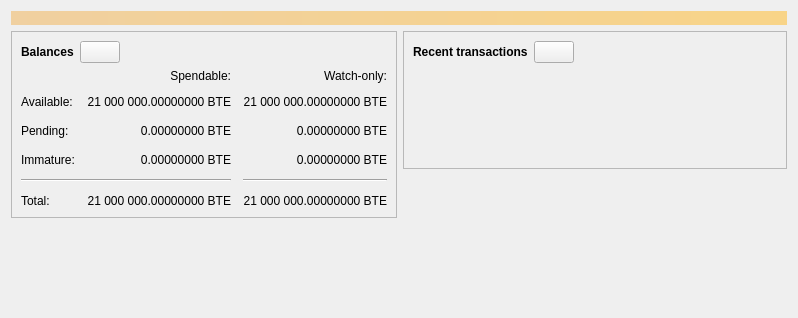
<?xml version="1.0" encoding="UTF-8"?>
<ui version="4.0">
 <class>OverviewPage</class>
 <widget class="QWidget" name="OverviewPage">
  <property name="geometry">
   <rect>
    <x>0</x>
    <y>0</y>
    <width>798</width>
    <height>318</height>
   </rect>
  </property>
  <property name="windowTitle">
   <string>Form</string>
  </property>
  <layout class="QVBoxLayout" name="topLayout">
   <item>
    <widget class="QLabel" name="labelAlerts">
     <property name="visible">
      <bool>false</bool>
     </property>
     <property name="styleSheet">
      <string notr="true">QLabel { background-color: qlineargradient(x1: 0, y1: 0, x2: 1, y2: 0, stop:0 #F0D0A0, stop:1 #F8D488); color:#000000; }</string>
     </property>
     <property name="wordWrap">
      <bool>true</bool>
     </property>
     <property name="margin">
      <number>3</number>
     </property>
     <property name="textInteractionFlags">
      <set>Qt::TextSelectableByMouse</set>
     </property>
    </widget>
   </item>
   <item>
    <layout class="QHBoxLayout" name="horizontalLayout" stretch="1,1">
     <item>
      <layout class="QVBoxLayout" name="verticalLayout_2">
       <item>
        <widget class="QFrame" name="frame">
         <property name="frameShape">
          <enum>QFrame::StyledPanel</enum>
         </property>
         <property name="frameShadow">
          <enum>QFrame::Raised</enum>
         </property>
         <layout class="QVBoxLayout" name="verticalLayout_4">
          <item>
           <layout class="QHBoxLayout" name="horizontalLayout_4">
            <item>
             <widget class="QLabel" name="label_5">
              <property name="font">
               <font>
                <weight>75</weight>
                <bold>true</bold>
               </font>
              </property>
              <property name="text">
               <string>Balances</string>
              </property>
             </widget>
            </item>
            <item>
             <widget class="QPushButton" name="labelWalletStatus">
              <property name="enabled">
               <bool>true</bool>
              </property>
              <property name="maximumSize">
               <size>
                <width>45</width>
                <height>16777215</height>
               </size>
              </property>
              <property name="toolTip">
               <string>The displayed information may be out of date. Your wallet automatically synchronizes with the Bitcoin network after a connection is established, but this process has not completed yet.</string>
              </property>
              <property name="text">
               <string/>
              </property>
              <property name="icon">
               <iconset resource="../bitcoin.qrc">
                <normaloff>:/icons/warning</normaloff>
                <disabledoff>:/icons/warning</disabledoff>:/icons/warning</iconset>
              </property>
              <property name="iconSize">
               <size>
                <width>24</width>
                <height>24</height>
               </size>
              </property>
             </widget>
            </item>
            <item>
             <spacer name="horizontalSpacer_3">
              <property name="orientation">
               <enum>Qt::Horizontal</enum>
              </property>
              <property name="sizeHint" stdset="0">
               <size>
                <width>40</width>
                <height>20</height>
               </size>
              </property>
             </spacer>
            </item>
           </layout>
          </item>
          <item>
           <layout class="QGridLayout" name="gridLayout">
            <property name="spacing">
             <number>12</number>
            </property>
            <item row="2" column="2">
             <widget class="QLabel" name="labelWatchPending">
              <property name="cursor">
               <cursorShape>IBeamCursor</cursorShape>
              </property>
              <property name="toolTip">
               <string>Unconfirmed transactions to watch-only addresses</string>
              </property>
              <property name="text">
               <string notr="true">0.00000000 BTE</string>
              </property>
              <property name="alignment">
               <set>Qt::AlignRight|Qt::AlignTrailing|Qt::AlignVCenter</set>
              </property>
              <property name="textInteractionFlags">
               <set>Qt::LinksAccessibleByMouse|Qt::TextSelectableByKeyboard|Qt::TextSelectableByMouse</set>
              </property>
             </widget>
            </item>
            <item row="2" column="1">
             <widget class="QLabel" name="labelUnconfirmed">
              <property name="cursor">
               <cursorShape>IBeamCursor</cursorShape>
              </property>
              <property name="toolTip">
               <string>Total of transactions that have yet to be confirmed, and do not yet count toward the spendable balance</string>
              </property>
              <property name="text">
               <string notr="true">0.00000000 BTE</string>
              </property>
              <property name="alignment">
               <set>Qt::AlignRight|Qt::AlignTrailing|Qt::AlignVCenter</set>
              </property>
              <property name="textInteractionFlags">
               <set>Qt::LinksAccessibleByMouse|Qt::TextSelectableByKeyboard|Qt::TextSelectableByMouse</set>
              </property>
             </widget>
            </item>
            <item row="3" column="2">
             <widget class="QLabel" name="labelWatchImmature">
              <property name="cursor">
               <cursorShape>IBeamCursor</cursorShape>
              </property>
              <property name="toolTip">
               <string>Mined balance in watch-only addresses that has not yet matured</string>
              </property>
              <property name="text">
               <string notr="true">0.00000000 BTE</string>
              </property>
              <property name="alignment">
               <set>Qt::AlignRight|Qt::AlignTrailing|Qt::AlignVCenter</set>
              </property>
              <property name="textInteractionFlags">
               <set>Qt::LinksAccessibleByMouse|Qt::TextSelectableByKeyboard|Qt::TextSelectableByMouse</set>
              </property>
             </widget>
            </item>
            <item row="4" column="0" colspan="2">
             <widget class="Line" name="line">
              <property name="orientation">
               <enum>Qt::Horizontal</enum>
              </property>
             </widget>
            </item>
            <item row="4" column="2">
             <widget class="Line" name="lineWatchBalance">
              <property name="sizePolicy">
               <sizepolicy hsizetype="Preferred" vsizetype="Fixed">
                <horstretch>0</horstretch>
                <verstretch>0</verstretch>
               </sizepolicy>
              </property>
              <property name="minimumSize">
               <size>
                <width>140</width>
                <height>0</height>
               </size>
              </property>
              <property name="orientation">
               <enum>Qt::Horizontal</enum>
              </property>
             </widget>
            </item>
            <item row="5" column="0">
             <widget class="QLabel" name="labelTotalText">
              <property name="text">
               <string>Total:</string>
              </property>
             </widget>
            </item>
            <item row="3" column="1">
             <widget class="QLabel" name="labelImmature">
              <property name="cursor">
               <cursorShape>IBeamCursor</cursorShape>
              </property>
              <property name="toolTip">
               <string>Mined balance that has not yet matured</string>
              </property>
              <property name="text">
               <string notr="true">0.00000000 BTE</string>
              </property>
              <property name="alignment">
               <set>Qt::AlignRight|Qt::AlignTrailing|Qt::AlignVCenter</set>
              </property>
              <property name="textInteractionFlags">
               <set>Qt::LinksAccessibleByMouse|Qt::TextSelectableByKeyboard|Qt::TextSelectableByMouse</set>
              </property>
             </widget>
            </item>
            <item row="2" column="3">
             <spacer name="horizontalSpacer_2">
              <property name="orientation">
               <enum>Qt::Horizontal</enum>
              </property>
              <property name="sizeHint" stdset="0">
               <size>
                <width>40</width>
                <height>20</height>
               </size>
              </property>
             </spacer>
            </item>
            <item row="3" column="0">
             <widget class="QLabel" name="labelImmatureText">
              <property name="text">
               <string>Immature:</string>
              </property>
             </widget>
            </item>
            <item row="5" column="1">
             <widget class="QLabel" name="labelTotal">
              <property name="cursor">
               <cursorShape>IBeamCursor</cursorShape>
              </property>
              <property name="toolTip">
               <string>Your current total balance</string>
              </property>
              <property name="text">
               <string notr="true">21 000 000.00000000 BTE</string>
              </property>
              <property name="alignment">
               <set>Qt::AlignRight|Qt::AlignTrailing|Qt::AlignVCenter</set>
              </property>
              <property name="textInteractionFlags">
               <set>Qt::LinksAccessibleByMouse|Qt::TextSelectableByKeyboard|Qt::TextSelectableByMouse</set>
              </property>
             </widget>
            </item>
            <item row="5" column="2">
             <widget class="QLabel" name="labelWatchTotal">
              <property name="cursor">
               <cursorShape>IBeamCursor</cursorShape>
              </property>
              <property name="toolTip">
               <string>Current total balance in watch-only addresses</string>
              </property>
              <property name="text">
               <string notr="true">21 000 000.00000000 BTE</string>
              </property>
              <property name="alignment">
               <set>Qt::AlignRight|Qt::AlignTrailing|Qt::AlignVCenter</set>
              </property>
              <property name="textInteractionFlags">
               <set>Qt::LinksAccessibleByMouse|Qt::TextSelectableByKeyboard|Qt::TextSelectableByMouse</set>
              </property>
             </widget>
            </item>
            <item row="0" column="2">
             <widget class="QLabel" name="labelWatchonly">
              <property name="text">
               <string>Watch-only:</string>
              </property>
              <property name="alignment">
               <set>Qt::AlignRight|Qt::AlignTrailing|Qt::AlignVCenter</set>
              </property>
             </widget>
            </item>
            <item row="1" column="0">
             <widget class="QLabel" name="labelBalanceText">
              <property name="text">
               <string>Available:</string>
              </property>
             </widget>
            </item>
            <item row="1" column="1">
             <widget class="QLabel" name="labelBalance">
              <property name="cursor">
               <cursorShape>IBeamCursor</cursorShape>
              </property>
              <property name="toolTip">
               <string>Your current spendable balance</string>
              </property>
              <property name="text">
               <string notr="true">21 000 000.00000000 BTE</string>
              </property>
              <property name="alignment">
               <set>Qt::AlignRight|Qt::AlignTrailing|Qt::AlignVCenter</set>
              </property>
              <property name="textInteractionFlags">
               <set>Qt::LinksAccessibleByMouse|Qt::TextSelectableByKeyboard|Qt::TextSelectableByMouse</set>
              </property>
             </widget>
            </item>
            <item row="1" column="2">
             <widget class="QLabel" name="labelWatchAvailable">
              <property name="cursor">
               <cursorShape>IBeamCursor</cursorShape>
              </property>
              <property name="toolTip">
               <string>Your current balance in watch-only addresses</string>
              </property>
              <property name="text">
               <string notr="true">21 000 000.00000000 BTE</string>
              </property>
              <property name="alignment">
               <set>Qt::AlignRight|Qt::AlignTrailing|Qt::AlignVCenter</set>
              </property>
              <property name="textInteractionFlags">
               <set>Qt::LinksAccessibleByMouse|Qt::TextSelectableByKeyboard|Qt::TextSelectableByMouse</set>
              </property>
             </widget>
            </item>
            <item row="2" column="0">
             <widget class="QLabel" name="labelPendingText">
              <property name="text">
               <string>Pending:</string>
              </property>
             </widget>
            </item>
            <item row="0" column="1">
             <widget class="QLabel" name="labelSpendable">
              <property name="text">
               <string>Spendable:</string>
              </property>
              <property name="alignment">
               <set>Qt::AlignRight|Qt::AlignTrailing|Qt::AlignVCenter</set>
              </property>
             </widget>
            </item>
           </layout>
          </item>
         </layout>
        </widget>
       </item>
       <item>
        <spacer name="verticalSpacer">
         <property name="orientation">
          <enum>Qt::Vertical</enum>
         </property>
         <property name="sizeHint" stdset="0">
          <size>
           <width>20</width>
           <height>40</height>
          </size>
         </property>
        </spacer>
       </item>
      </layout>
     </item>
     <item>
      <layout class="QVBoxLayout" name="verticalLayout_3">
       <item>
        <widget class="QFrame" name="frame_2">
         <property name="frameShape">
          <enum>QFrame::StyledPanel</enum>
         </property>
         <property name="frameShadow">
          <enum>QFrame::Raised</enum>
         </property>
         <layout class="QVBoxLayout" name="verticalLayout">
          <item>
           <layout class="QHBoxLayout" name="horizontalLayout_2">
            <item>
             <widget class="QLabel" name="label_4">
              <property name="font">
               <font>
                <weight>75</weight>
                <bold>true</bold>
               </font>
              </property>
              <property name="text">
               <string>Recent transactions</string>
              </property>
             </widget>
            </item>
            <item>
             <widget class="QPushButton" name="labelTransactionsStatus">
              <property name="enabled">
               <bool>true</bool>
              </property>
              <property name="maximumSize">
               <size>
                <width>45</width>
                <height>16777215</height>
               </size>
              </property>
              <property name="toolTip">
               <string>The displayed information may be out of date. Your wallet automatically synchronizes with the Bytecoin network after a connection is established, but this process has not completed yet.</string>
              </property>
              <property name="text">
               <string/>
              </property>
              <property name="icon">
               <iconset resource="../bitcoin.qrc">
                <normaloff>:/icons/warning</normaloff>
                <disabledoff>:/icons/warning</disabledoff>:/icons/warning</iconset>
              </property>
              <property name="iconSize">
               <size>
                <width>24</width>
                <height>24</height>
               </size>
              </property>
             </widget>
            </item>
            <item>
             <spacer name="horizontalSpacer">
              <property name="orientation">
               <enum>Qt::Horizontal</enum>
              </property>
              <property name="sizeHint" stdset="0">
               <size>
                <width>40</width>
                <height>20</height>
               </size>
              </property>
             </spacer>
            </item>
           </layout>
          </item>
          <item>
           <widget class="TransactionOverviewWidget" name="listTransactions">
            <property name="styleSheet">
             <string notr="true">QListView { background: transparent; }</string>
            </property>
            <property name="frameShape">
             <enum>QFrame::NoFrame</enum>
            </property>
            <property name="verticalScrollBarPolicy">
             <enum>Qt::ScrollBarAlwaysOff</enum>
            </property>
            <property name="horizontalScrollBarPolicy">
             <enum>Qt::ScrollBarAlwaysOff</enum>
            </property>
            <property name="sizeAdjustPolicy">
             <enum>QAbstractScrollArea::AdjustToContents</enum>
            </property>
            <property name="selectionMode">
             <enum>QAbstractItemView::NoSelection</enum>
            </property>
            <property name="uniformItemSizes">
             <bool>true</bool>
            </property>
           </widget>
          </item>
         </layout>
        </widget>
       </item>
       <item>
        <spacer name="verticalSpacer_2">
         <property name="orientation">
          <enum>Qt::Vertical</enum>
         </property>
         <property name="sizeHint" stdset="0">
          <size>
           <width>20</width>
           <height>40</height>
          </size>
         </property>
        </spacer>
       </item>
      </layout>
     </item>
    </layout>
   </item>
  </layout>
 </widget>
 <customwidgets>
  <customwidget>
   <class>TransactionOverviewWidget</class>
   <extends>QListView</extends>
   <header>qt/transactionoverviewwidget.h</header>
  </customwidget>
 </customwidgets>
 <resources/>
 <connections/>
</ui>
